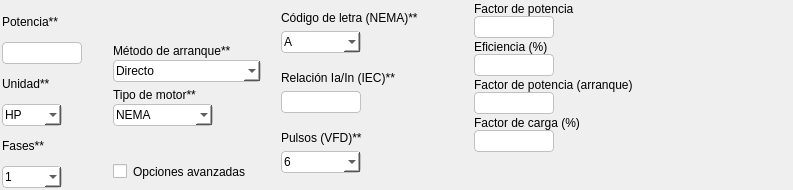
<?xml version="1.0" encoding="UTF-8"?>
<ui version="4.0">
 <class>Form</class>
 <widget class="QWidget" name="Form">
  <property name="geometry">
   <rect>
    <x>0</x>
    <y>0</y>
    <width>793</width>
    <height>190</height>
   </rect>
  </property>
  <property name="windowTitle">
   <string>Form</string>
  </property>
  <property name="styleSheet">
   <string notr="true">*{
border: none;
padding: 0px;
margin: 0px;
font: 57 9pt &quot;Inter Medium&quot;;
}

QLineEdit {
    border: 1px solid #C0C0C0;
    border-radius: 4px;
	padding: 2px;
}

QLineEdit:hover, QLineEdit:focus {
    border: 2px solid #0078D7;
    border-radius: 4px;
}

QComboBox {
    border: 1px solid #C0C0C0;
    border-radius: 4px;
    background-color: #FFFFFF;
	padding: 2px;
}

QComboBox:hover, QComboBox:focus {
    border: 2px solid #0078D7;
    border-radius: 4px;
}
</string>
  </property>
  <layout class="QVBoxLayout" name="verticalLayout">
   <property name="spacing">
    <number>0</number>
   </property>
   <property name="leftMargin">
    <number>0</number>
   </property>
   <property name="topMargin">
    <number>0</number>
   </property>
   <property name="rightMargin">
    <number>0</number>
   </property>
   <property name="bottomMargin">
    <number>0</number>
   </property>
   <item>
    <widget class="QFrame" name="container_data_motor">
     <property name="frameShape">
      <enum>QFrame::StyledPanel</enum>
     </property>
     <property name="frameShadow">
      <enum>QFrame::Raised</enum>
     </property>
     <layout class="QHBoxLayout" name="horizontalLayout">
      <property name="spacing">
       <number>2</number>
      </property>
      <property name="leftMargin">
       <number>2</number>
      </property>
      <property name="topMargin">
       <number>2</number>
      </property>
      <property name="rightMargin">
       <number>2</number>
      </property>
      <property name="bottomMargin">
       <number>2</number>
      </property>
      <item>
       <widget class="QFrame" name="section_1">
        <property name="minimumSize">
         <size>
          <width>0</width>
          <height>0</height>
         </size>
        </property>
        <property name="maximumSize">
         <size>
          <width>100</width>
          <height>16777215</height>
         </size>
        </property>
        <property name="frameShape">
         <enum>QFrame::StyledPanel</enum>
        </property>
        <property name="frameShadow">
         <enum>QFrame::Raised</enum>
        </property>
        <layout class="QVBoxLayout" name="verticalLayout_2">
         <property name="spacing">
          <number>0</number>
         </property>
         <property name="leftMargin">
          <number>0</number>
         </property>
         <property name="topMargin">
          <number>0</number>
         </property>
         <property name="rightMargin">
          <number>0</number>
         </property>
         <property name="bottomMargin">
          <number>0</number>
         </property>
         <item>
          <widget class="QFrame" name="container_potencia">
           <property name="frameShape">
            <enum>QFrame::StyledPanel</enum>
           </property>
           <property name="frameShadow">
            <enum>QFrame::Raised</enum>
           </property>
           <layout class="QVBoxLayout" name="verticalLayout_3">
            <property name="spacing">
             <number>0</number>
            </property>
            <property name="leftMargin">
             <number>0</number>
            </property>
            <property name="topMargin">
             <number>0</number>
            </property>
            <property name="rightMargin">
             <number>0</number>
            </property>
            <property name="bottomMargin">
             <number>0</number>
            </property>
            <item>
             <widget class="QLabel" name="potencia_label">
              <property name="maximumSize">
               <size>
                <width>80</width>
                <height>16777215</height>
               </size>
              </property>
              <property name="text">
               <string>Potencia**</string>
              </property>
             </widget>
            </item>
            <item>
             <widget class="QLineEdit" name="potencia_entry">
              <property name="minimumSize">
               <size>
                <width>0</width>
                <height>0</height>
               </size>
              </property>
              <property name="maximumSize">
               <size>
                <width>80</width>
                <height>16777215</height>
               </size>
              </property>
              <property name="maxLength">
               <number>100</number>
              </property>
             </widget>
            </item>
           </layout>
          </widget>
         </item>
         <item>
          <widget class="QFrame" name="container_unidades">
           <property name="frameShape">
            <enum>QFrame::StyledPanel</enum>
           </property>
           <property name="frameShadow">
            <enum>QFrame::Raised</enum>
           </property>
           <layout class="QVBoxLayout" name="verticalLayout_4">
            <property name="spacing">
             <number>0</number>
            </property>
            <property name="leftMargin">
             <number>0</number>
            </property>
            <property name="topMargin">
             <number>0</number>
            </property>
            <property name="rightMargin">
             <number>0</number>
            </property>
            <property name="bottomMargin">
             <number>0</number>
            </property>
            <item>
             <widget class="QLabel" name="unidad_label">
              <property name="text">
               <string>Unidad**</string>
              </property>
             </widget>
            </item>
            <item>
             <widget class="QComboBox" name="unidad_combo">
              <property name="minimumSize">
               <size>
                <width>50</width>
                <height>0</height>
               </size>
              </property>
              <property name="maximumSize">
               <size>
                <width>60</width>
                <height>16777215</height>
               </size>
              </property>
              <item>
               <property name="text">
                <string>HP</string>
               </property>
              </item>
              <item>
               <property name="text">
                <string>KVA</string>
               </property>
              </item>
             </widget>
            </item>
           </layout>
          </widget>
         </item>
         <item>
          <widget class="QFrame" name="container_fases">
           <property name="frameShape">
            <enum>QFrame::StyledPanel</enum>
           </property>
           <property name="frameShadow">
            <enum>QFrame::Raised</enum>
           </property>
           <layout class="QVBoxLayout" name="verticalLayout_5">
            <property name="spacing">
             <number>0</number>
            </property>
            <property name="leftMargin">
             <number>0</number>
            </property>
            <property name="topMargin">
             <number>0</number>
            </property>
            <property name="rightMargin">
             <number>0</number>
            </property>
            <property name="bottomMargin">
             <number>0</number>
            </property>
            <item>
             <widget class="QLabel" name="fases_label">
              <property name="text">
               <string>Fases**</string>
              </property>
             </widget>
            </item>
            <item>
             <widget class="QComboBox" name="fases_combo">
              <property name="minimumSize">
               <size>
                <width>50</width>
                <height>0</height>
               </size>
              </property>
              <property name="maximumSize">
               <size>
                <width>60</width>
                <height>16777215</height>
               </size>
              </property>
              <item>
               <property name="text">
                <string>1</string>
               </property>
              </item>
              <item>
               <property name="text">
                <string>3</string>
               </property>
              </item>
             </widget>
            </item>
           </layout>
          </widget>
         </item>
        </layout>
       </widget>
      </item>
      <item>
       <widget class="QFrame" name="section_3">
        <property name="maximumSize">
         <size>
          <width>200</width>
          <height>16777215</height>
         </size>
        </property>
        <property name="frameShape">
         <enum>QFrame::StyledPanel</enum>
        </property>
        <property name="frameShadow">
         <enum>QFrame::Raised</enum>
        </property>
        <layout class="QVBoxLayout" name="verticalLayout_6">
         <item>
          <spacer name="verticalSpacer">
           <property name="orientation">
            <enum>Qt::Vertical</enum>
           </property>
           <property name="sizeHint" stdset="0">
            <size>
             <width>20</width>
             <height>32</height>
            </size>
           </property>
          </spacer>
         </item>
         <item>
          <widget class="QFrame" name="arranque_container">
           <property name="frameShape">
            <enum>QFrame::StyledPanel</enum>
           </property>
           <property name="frameShadow">
            <enum>QFrame::Raised</enum>
           </property>
           <layout class="QVBoxLayout" name="verticalLayout_7">
            <property name="spacing">
             <number>2</number>
            </property>
            <property name="leftMargin">
             <number>0</number>
            </property>
            <property name="topMargin">
             <number>0</number>
            </property>
            <property name="rightMargin">
             <number>0</number>
            </property>
            <property name="bottomMargin">
             <number>0</number>
            </property>
            <item>
             <widget class="QLabel" name="arranque_label">
              <property name="text">
               <string>Método de arranque**</string>
              </property>
             </widget>
            </item>
            <item>
             <widget class="QComboBox" name="arranque_combo">
              <property name="maximumSize">
               <size>
                <width>200</width>
                <height>16777215</height>
               </size>
              </property>
              <item>
               <property name="text">
                <string>Directo</string>
               </property>
              </item>
              <item>
               <property name="text">
                <string>Estrella - Delta</string>
               </property>
              </item>
              <item>
               <property name="text">
                <string>Autotransformador 80</string>
               </property>
              </item>
              <item>
               <property name="text">
                <string>Autotransformador 65</string>
               </property>
              </item>
              <item>
               <property name="text">
                <string>Autotransformador 50</string>
               </property>
              </item>
              <item>
               <property name="text">
                <string>Arrancador suave</string>
               </property>
              </item>
              <item>
               <property name="text">
                <string>Variador de frecuencia</string>
               </property>
              </item>
             </widget>
            </item>
           </layout>
          </widget>
         </item>
         <item>
          <widget class="QFrame" name="tipo_container">
           <property name="frameShape">
            <enum>QFrame::StyledPanel</enum>
           </property>
           <property name="frameShadow">
            <enum>QFrame::Raised</enum>
           </property>
           <layout class="QVBoxLayout" name="verticalLayout_8">
            <property name="spacing">
             <number>2</number>
            </property>
            <property name="leftMargin">
             <number>0</number>
            </property>
            <property name="topMargin">
             <number>0</number>
            </property>
            <property name="rightMargin">
             <number>0</number>
            </property>
            <property name="bottomMargin">
             <number>0</number>
            </property>
            <item>
             <widget class="QLabel" name="tipo_label">
              <property name="text">
               <string>Tipo de motor**</string>
              </property>
             </widget>
            </item>
            <item>
             <widget class="QComboBox" name="tipo_combo">
              <property name="maximumSize">
               <size>
                <width>100</width>
                <height>16777215</height>
               </size>
              </property>
              <item>
               <property name="text">
                <string>NEMA</string>
               </property>
              </item>
              <item>
               <property name="text">
                <string>IEC</string>
               </property>
              </item>
             </widget>
            </item>
           </layout>
          </widget>
         </item>
         <item>
          <spacer name="verticalSpacer_2">
           <property name="orientation">
            <enum>Qt::Vertical</enum>
           </property>
           <property name="sizeHint" stdset="0">
            <size>
             <width>20</width>
             <height>32</height>
            </size>
           </property>
          </spacer>
         </item>
         <item>
          <widget class="QCheckBox" name="checkBox">
           <property name="text">
            <string>Opciones avanzadas</string>
           </property>
          </widget>
         </item>
        </layout>
       </widget>
      </item>
      <item>
       <widget class="QFrame" name="section_2">
        <property name="maximumSize">
         <size>
          <width>200</width>
          <height>16777215</height>
         </size>
        </property>
        <property name="frameShape">
         <enum>QFrame::StyledPanel</enum>
        </property>
        <property name="frameShadow">
         <enum>QFrame::Raised</enum>
        </property>
        <layout class="QVBoxLayout" name="verticalLayout_12">
         <property name="spacing">
          <number>0</number>
         </property>
         <property name="leftMargin">
          <number>0</number>
         </property>
         <property name="topMargin">
          <number>0</number>
         </property>
         <property name="rightMargin">
          <number>0</number>
         </property>
         <property name="bottomMargin">
          <number>0</number>
         </property>
         <item>
          <widget class="QFrame" name="frame">
           <property name="frameShape">
            <enum>QFrame::StyledPanel</enum>
           </property>
           <property name="frameShadow">
            <enum>QFrame::Raised</enum>
           </property>
           <layout class="QVBoxLayout" name="verticalLayout_10">
            <item>
             <widget class="QLabel" name="label">
              <property name="text">
               <string>Código de letra (NEMA)**</string>
              </property>
             </widget>
            </item>
            <item>
             <widget class="QComboBox" name="comboBox">
              <property name="maximumSize">
               <size>
                <width>80</width>
                <height>16777215</height>
               </size>
              </property>
              <item>
               <property name="text">
                <string>A</string>
               </property>
              </item>
              <item>
               <property name="text">
                <string>B</string>
               </property>
              </item>
              <item>
               <property name="text">
                <string>C</string>
               </property>
              </item>
              <item>
               <property name="text">
                <string>D</string>
               </property>
              </item>
              <item>
               <property name="text">
                <string>E</string>
               </property>
              </item>
              <item>
               <property name="text">
                <string>F</string>
               </property>
              </item>
              <item>
               <property name="text">
                <string>G</string>
               </property>
              </item>
              <item>
               <property name="text">
                <string>H</string>
               </property>
              </item>
              <item>
               <property name="text">
                <string>I</string>
               </property>
              </item>
              <item>
               <property name="text">
                <string>J</string>
               </property>
              </item>
              <item>
               <property name="text">
                <string>K</string>
               </property>
              </item>
              <item>
               <property name="text">
                <string>L</string>
               </property>
              </item>
              <item>
               <property name="text">
                <string>M</string>
               </property>
              </item>
              <item>
               <property name="text">
                <string>N</string>
               </property>
              </item>
              <item>
               <property name="text">
                <string>O</string>
               </property>
              </item>
              <item>
               <property name="text">
                <string>P</string>
               </property>
              </item>
              <item>
               <property name="text">
                <string>Q</string>
               </property>
              </item>
              <item>
               <property name="text">
                <string>R</string>
               </property>
              </item>
              <item>
               <property name="text">
                <string>S</string>
               </property>
              </item>
              <item>
               <property name="text">
                <string>T</string>
               </property>
              </item>
              <item>
               <property name="text">
                <string>U</string>
               </property>
              </item>
              <item>
               <property name="text">
                <string>V</string>
               </property>
              </item>
             </widget>
            </item>
           </layout>
          </widget>
         </item>
         <item>
          <widget class="QFrame" name="frame_2">
           <property name="frameShape">
            <enum>QFrame::StyledPanel</enum>
           </property>
           <property name="frameShadow">
            <enum>QFrame::Raised</enum>
           </property>
           <layout class="QVBoxLayout" name="verticalLayout_9">
            <item>
             <widget class="QLabel" name="label_2">
              <property name="text">
               <string>Relación Ia/In (IEC)**</string>
              </property>
             </widget>
            </item>
            <item>
             <widget class="QLineEdit" name="lineEdit">
              <property name="maximumSize">
               <size>
                <width>80</width>
                <height>16777215</height>
               </size>
              </property>
             </widget>
            </item>
           </layout>
          </widget>
         </item>
         <item>
          <widget class="QFrame" name="frame_3">
           <property name="frameShape">
            <enum>QFrame::StyledPanel</enum>
           </property>
           <property name="frameShadow">
            <enum>QFrame::Raised</enum>
           </property>
           <layout class="QVBoxLayout" name="verticalLayout_11">
            <item>
             <widget class="QLabel" name="label_3">
              <property name="text">
               <string>Pulsos (VFD)**</string>
              </property>
             </widget>
            </item>
            <item>
             <widget class="QComboBox" name="comboBox_2">
              <property name="maximumSize">
               <size>
                <width>80</width>
                <height>16777215</height>
               </size>
              </property>
              <item>
               <property name="text">
                <string>6</string>
               </property>
              </item>
              <item>
               <property name="text">
                <string>12</string>
               </property>
              </item>
              <item>
               <property name="text">
                <string>24</string>
               </property>
              </item>
             </widget>
            </item>
           </layout>
          </widget>
         </item>
         <item>
          <spacer name="verticalSpacer_3">
           <property name="orientation">
            <enum>Qt::Vertical</enum>
           </property>
           <property name="sizeHint" stdset="0">
            <size>
             <width>20</width>
             <height>28</height>
            </size>
           </property>
          </spacer>
         </item>
        </layout>
       </widget>
      </item>
      <item>
       <widget class="QFrame" name="avanzadas_container">
        <property name="frameShape">
         <enum>QFrame::StyledPanel</enum>
        </property>
        <property name="frameShadow">
         <enum>QFrame::Raised</enum>
        </property>
        <layout class="QVBoxLayout" name="verticalLayout_13">
         <property name="spacing">
          <number>2</number>
         </property>
         <property name="leftMargin">
          <number>0</number>
         </property>
         <property name="topMargin">
          <number>0</number>
         </property>
         <property name="rightMargin">
          <number>0</number>
         </property>
         <property name="bottomMargin">
          <number>0</number>
         </property>
         <item>
          <widget class="QFrame" name="fp_container">
           <property name="minimumSize">
            <size>
             <width>0</width>
             <height>0</height>
            </size>
           </property>
           <property name="frameShape">
            <enum>QFrame::StyledPanel</enum>
           </property>
           <property name="frameShadow">
            <enum>QFrame::Raised</enum>
           </property>
           <layout class="QVBoxLayout" name="verticalLayout_14">
            <property name="spacing">
             <number>0</number>
            </property>
            <property name="leftMargin">
             <number>0</number>
            </property>
            <property name="topMargin">
             <number>0</number>
            </property>
            <property name="rightMargin">
             <number>0</number>
            </property>
            <property name="bottomMargin">
             <number>0</number>
            </property>
            <item>
             <widget class="QLabel" name="label_4">
              <property name="text">
               <string>Factor de potencia</string>
              </property>
             </widget>
            </item>
            <item>
             <widget class="QLineEdit" name="fp_motor">
              <property name="minimumSize">
               <size>
                <width>0</width>
                <height>20</height>
               </size>
              </property>
              <property name="maximumSize">
               <size>
                <width>80</width>
                <height>16777215</height>
               </size>
              </property>
             </widget>
            </item>
           </layout>
          </widget>
         </item>
         <item>
          <widget class="QFrame" name="eficiencia_container">
           <property name="minimumSize">
            <size>
             <width>0</width>
             <height>0</height>
            </size>
           </property>
           <property name="frameShape">
            <enum>QFrame::StyledPanel</enum>
           </property>
           <property name="frameShadow">
            <enum>QFrame::Raised</enum>
           </property>
           <layout class="QVBoxLayout" name="verticalLayout_15">
            <property name="spacing">
             <number>0</number>
            </property>
            <property name="leftMargin">
             <number>0</number>
            </property>
            <property name="topMargin">
             <number>0</number>
            </property>
            <property name="rightMargin">
             <number>0</number>
            </property>
            <property name="bottomMargin">
             <number>0</number>
            </property>
            <item>
             <widget class="QLabel" name="label_5">
              <property name="text">
               <string>Eficiencia (%)</string>
              </property>
             </widget>
            </item>
            <item>
             <widget class="QLineEdit" name="eficiencia_motor">
              <property name="minimumSize">
               <size>
                <width>0</width>
                <height>20</height>
               </size>
              </property>
              <property name="maximumSize">
               <size>
                <width>80</width>
                <height>16777215</height>
               </size>
              </property>
             </widget>
            </item>
           </layout>
          </widget>
         </item>
         <item>
          <widget class="QFrame" name="fp_arranque_container">
           <property name="minimumSize">
            <size>
             <width>0</width>
             <height>0</height>
            </size>
           </property>
           <property name="frameShape">
            <enum>QFrame::StyledPanel</enum>
           </property>
           <property name="frameShadow">
            <enum>QFrame::Raised</enum>
           </property>
           <layout class="QVBoxLayout" name="verticalLayout_16">
            <property name="spacing">
             <number>0</number>
            </property>
            <property name="leftMargin">
             <number>0</number>
            </property>
            <property name="topMargin">
             <number>0</number>
            </property>
            <property name="rightMargin">
             <number>0</number>
            </property>
            <property name="bottomMargin">
             <number>0</number>
            </property>
            <item>
             <widget class="QLabel" name="label_6">
              <property name="text">
               <string>Factor de potencia (arranque)</string>
              </property>
             </widget>
            </item>
            <item>
             <widget class="QLineEdit" name="fp_arranque_motor">
              <property name="minimumSize">
               <size>
                <width>0</width>
                <height>20</height>
               </size>
              </property>
              <property name="maximumSize">
               <size>
                <width>80</width>
                <height>16777215</height>
               </size>
              </property>
             </widget>
            </item>
           </layout>
          </widget>
         </item>
         <item>
          <widget class="QFrame" name="factor_carga_container">
           <property name="minimumSize">
            <size>
             <width>0</width>
             <height>0</height>
            </size>
           </property>
           <property name="frameShape">
            <enum>QFrame::StyledPanel</enum>
           </property>
           <property name="frameShadow">
            <enum>QFrame::Raised</enum>
           </property>
           <layout class="QVBoxLayout" name="verticalLayout_17">
            <property name="spacing">
             <number>0</number>
            </property>
            <property name="leftMargin">
             <number>0</number>
            </property>
            <property name="topMargin">
             <number>0</number>
            </property>
            <property name="rightMargin">
             <number>0</number>
            </property>
            <property name="bottomMargin">
             <number>0</number>
            </property>
            <item>
             <widget class="QLabel" name="label_7">
              <property name="text">
               <string>Factor de carga (%)</string>
              </property>
             </widget>
            </item>
            <item>
             <widget class="QLineEdit" name="factor_carga_motor">
              <property name="minimumSize">
               <size>
                <width>0</width>
                <height>20</height>
               </size>
              </property>
              <property name="maximumSize">
               <size>
                <width>80</width>
                <height>16777215</height>
               </size>
              </property>
             </widget>
            </item>
           </layout>
          </widget>
         </item>
         <item>
          <spacer name="verticalSpacer_4">
           <property name="orientation">
            <enum>Qt::Vertical</enum>
           </property>
           <property name="sizeHint" stdset="0">
            <size>
             <width>20</width>
             <height>33</height>
            </size>
           </property>
          </spacer>
         </item>
        </layout>
       </widget>
      </item>
     </layout>
     <zorder>section_2</zorder>
     <zorder>section_1</zorder>
     <zorder>section_3</zorder>
     <zorder>avanzadas_container</zorder>
    </widget>
   </item>
  </layout>
 </widget>
 <resources/>
 <connections/>
</ui>
